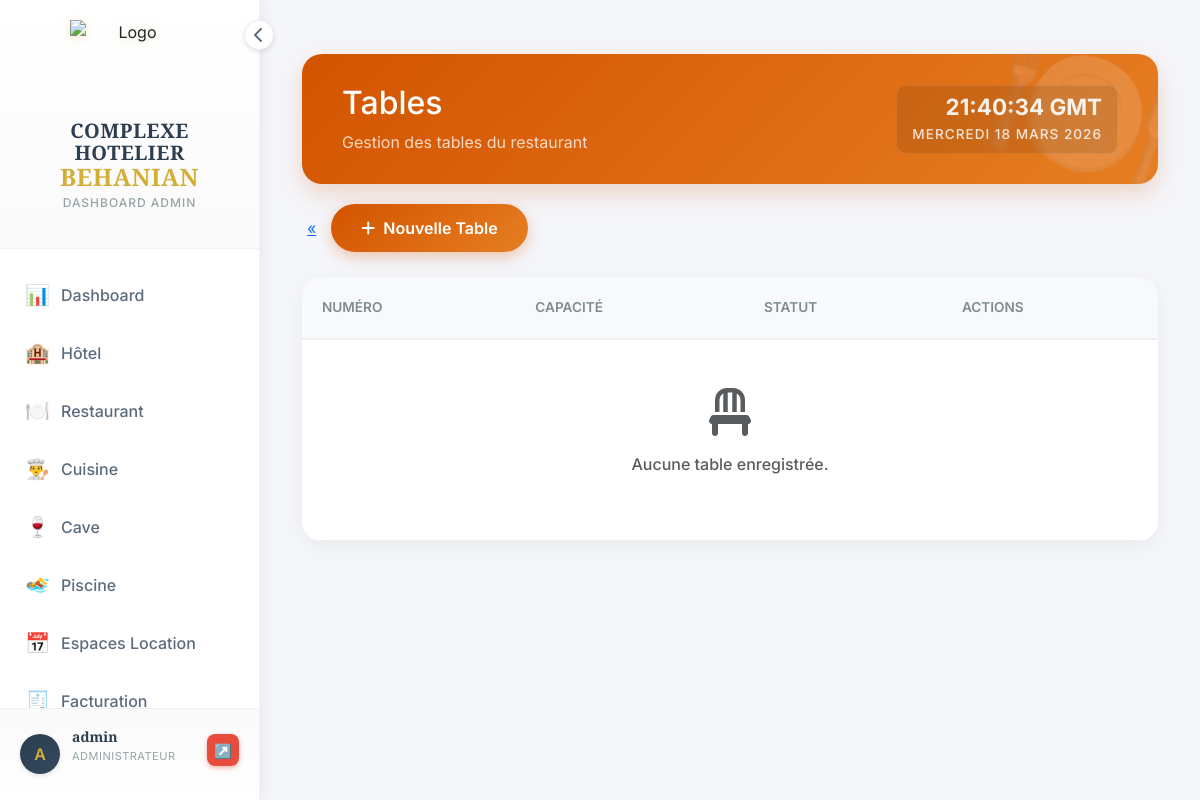
Page /parametres/tables/ (signed in) on the earlier database version.
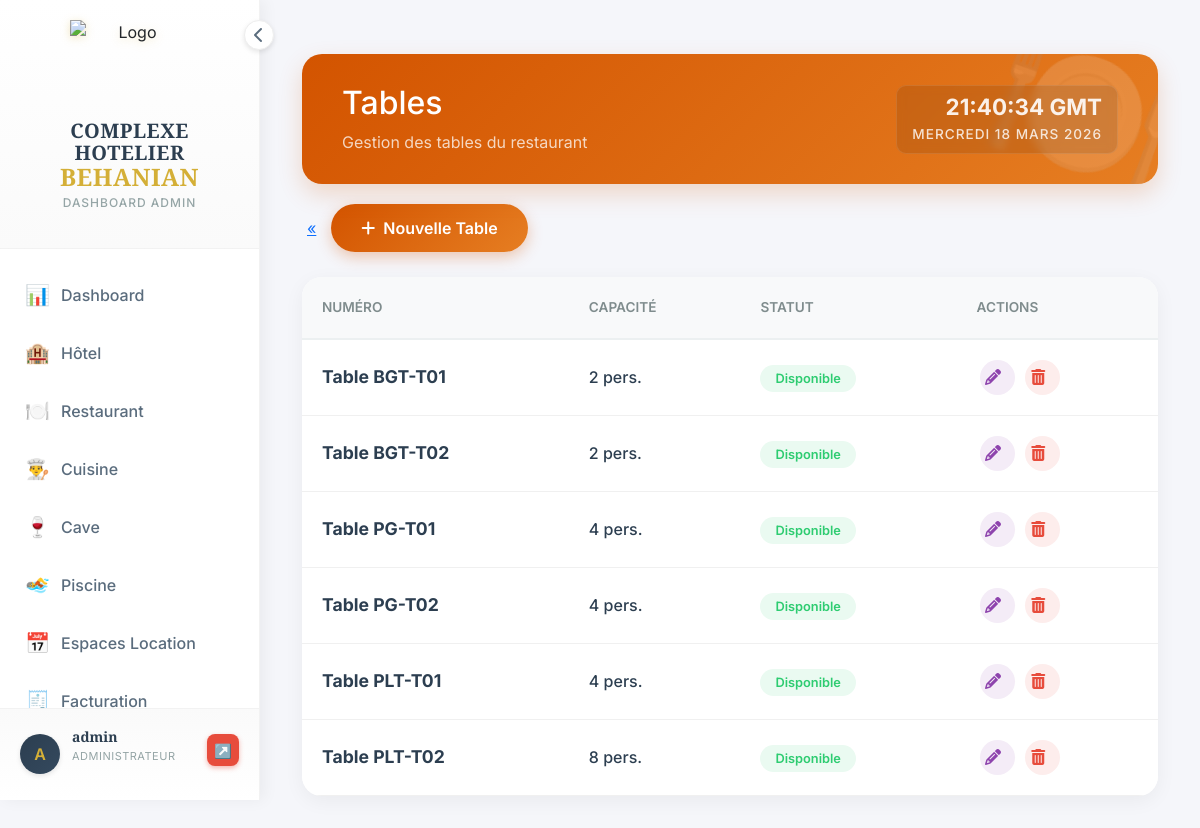
Same page on the later database version.
### restaurant/models.py (models this page shows, shortened)
class Table(models.Model):
    numero = models.CharField(max_length=10, unique=True, verbose_name="Numéro")
    capacite = models.IntegerField(verbose_name="Capacité (personnes)")
    statut = models.CharField(
        max_length=20,
        choices=[
            ('disponible', 'Disponible'),
            ('occupee', 'Occupée'),
            ('reservee', 'Réservée'),
        ],
        default='disponible',
        verbose_name="Statut"
    )
    class Meta:
        verbose_name = "Table"
        verbose_name_plural = "Tables"
        ordering = ['numero']

### parametres/views.py (the view)
# urls.py: path('tables/', views.TableListView.as_view(), name='table_list'),
@method_decorator(login_required, name='dispatch')
class TableListView(ListView):
    model = Table
    template_name = 'parametres/table_list.html'
    context_object_name = 'tables'

### templates/parametres/table_list.html (shortened to what this page needs)
{% extends 'dashboard/base_dashboard.html' %}
{% block content %}
<div class="container-fluid py-4">
    <div class="header-glam restaurant-watermark">
        <div class="header-content">
            <h2>Tables</h2>
            <p class="mb-0 opacity-75">Gestion des tables du restaurant</p>
        </div>
        <div class="header-clock">
            <span class="time">--:-- GMT</span>
            <span class="date">Chargement...</span>
        </div>
    </div>
    <div class="action-bar">
        <a href="{% url 'parametres:parametres_index' %}" class="btn-back" title="Retour">
            &laquo;
        </a>
        <a href="{% url 'parametres:table_create' %}" class="btn-add-module">
            <i class="fas fa-plus mr-2"></i> Nouvelle Table
        </a>
    </div>
    <div class="table-card">
        <div class="table-responsive">
            <table class="table table-glam">
                <thead>
                    <tr>
                        <th>Numéro</th>
                        <th>Capacité</th>
                        <th>Statut</th>
                        <th class="text-right">Actions</th>
                    </tr>
                </thead>
                <tbody>
                    {% for table in tables %}
                    <tr>
                        <td>
                            <span style="font-weight: 700; font-size: 1.1rem;">Table {{ table.numero }}</span>
                        </td>
                        <td>{{ table.capacite }} pers.</td>
                        <td>
                            <span class="status-badge status-{{ table.statut }}">
                                {{ table.get_statut_display }}
                            </span>
                        </td>
                        <td class="text-right">
                            <a href="{% url 'parametres:table_update' table.pk %}" class="action-btn btn-edit" title="Modifier">
                                <i class="fas fa-pencil-alt"></i>
                            </a>
                            <a href="{% url 'parametres:table_delete' table.pk %}" class="action-btn btn-delete" title="Supprimer">
                                <i class="fas fa-trash-alt"></i>
                            </a>
                        </td>
                    </tr>
                    {% empty %}
                    <tr>
                        <td colspan="4" class="text-center py-5">
                            <div class="text-muted">
                                <i class="fas fa-chair fa-3x mb-3"></i>
                                <p>Aucune table enregistrée.</p>
                            </div>
                        </td>
                    </tr>
                    {% endfor %}
                </tbody>
            </table>
        </div>
    </div>
</div>
{% endblock %}

Differences in the rows shown:
added Table: numero "BGT-T01", capacite "2", statut "Disponible"
added Table: numero "BGT-T02", capacite "2", statut "Disponible"
added Table: numero "PG-T01", capacite "4", statut "Disponible"
added Table: numero "PG-T02", capacite "4", statut "Disponible"
added Table: numero "PLT-T01", capacite "4", statut "Disponible"
added Table: numero "PLT-T02", capacite "8", statut "Disponible"
Other differences:
text no longer shown: "Aucune table enregistrée."
